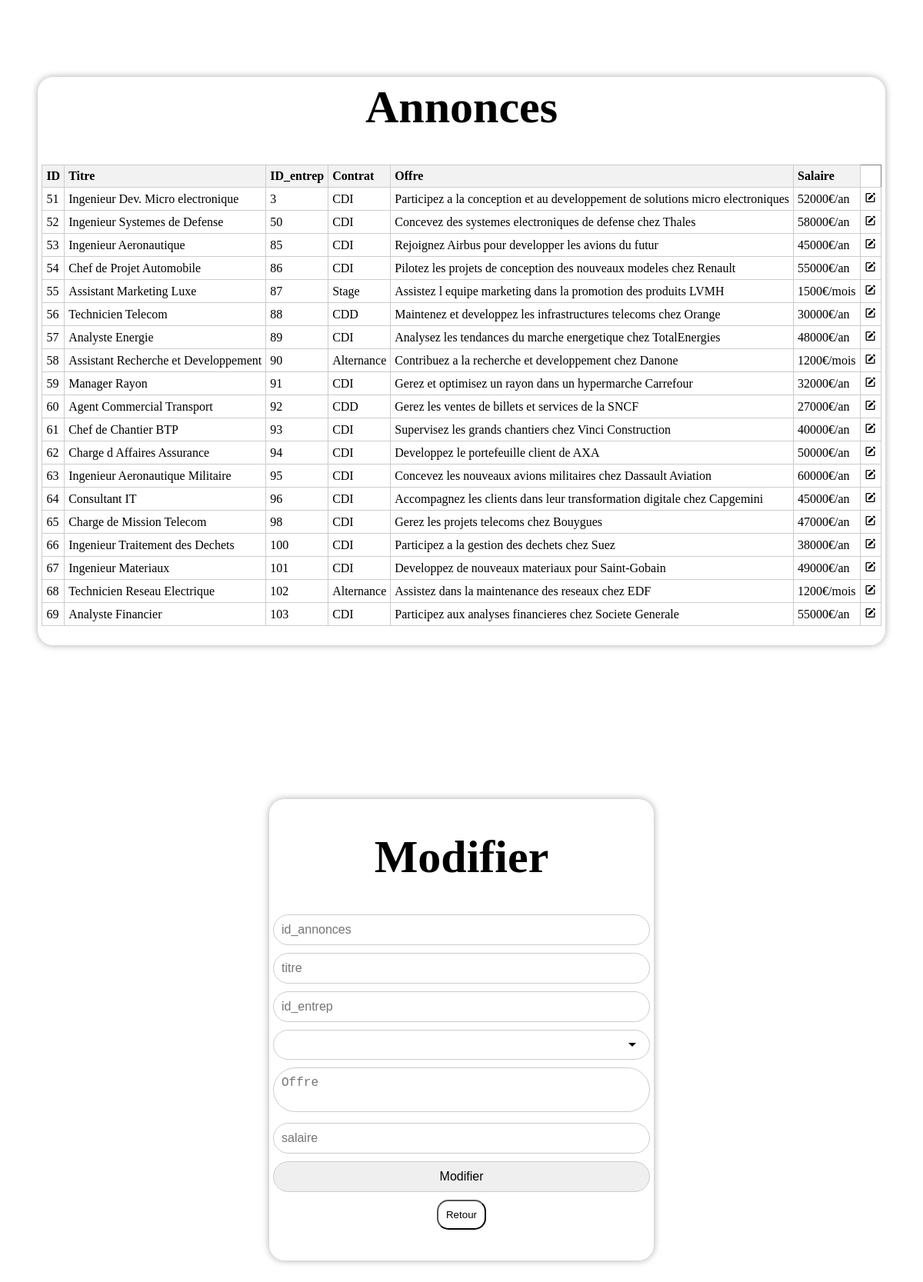
The page /admin/annonce/annoncemodif.php on the database its author committed.
### tables this page shows
CREATE TABLE `annonces` (
  `id_annonces` int NOT NULL,
  `titre` varchar(45) NOT NULL,
  `id_entrep` int NOT NULL,
  `contrat` enum('CDD','CDI','Stage','Alternance') NOT NULL,
  `offre` varchar(600) NOT NULL,
  `salaire` varchar(50) NOT NULL
);

### admin/annonce/annoncemodif.php (the view, shortened to what this page needs)
<?php
global $db;
$query = $db->prepare("SELECT * FROM annonces");
$query->execute();
$results = $query->fetchAll(PDO::FETCH_ASSOC);
?>
<!DOCTYPE html>
<html lang="en">
<head>
    <link rel="stylesheet" href="../../css/styleadmin.css">
    <link href='https://unpkg.com/boxicons@2.1.4/css/boxicons.min.css' rel='stylesheet'>
</head>
<body>
    <div class="container">
        <h1>Annonces</h1>
        <table border="1">
            <thead>
                <tr>
                    <th>ID</th>
                    <th>Titre</th>
                    <th>ID_entrep</th>
                    <th>Contrat</th>
                    <th>Offre</th>
                    <th>Salaire</th>
                </tr>
            </thead>
            <tbody>
                <?php
                foreach ($results as $row): ?>
                    <tr>
                        <td><?php echo htmlspecialchars($row['id_annonces']); ?></td>
                        <td><?php echo htmlspecialchars($row['titre']); ?></td>
                        <td><?php echo htmlspecialchars($row['id_entrep']); ?></td>
                        <td><?php echo htmlspecialchars($row['contrat']); ?></td>
                        <td><?php echo htmlspecialchars($row['offre']); ?></td>
                        <td><?php echo htmlspecialchars($row['salaire']); ?></td>
                        <td>
                            <i class='bx bxs-edit' onclick="storeIda(
                                            <?php echo htmlspecialchars($row['id_annonces']); ?>,
                                            '<?php echo htmlspecialchars($row['titre']); ?>',
                                            '<?php echo htmlspecialchars($row['id_entrep']); ?>',
                                            '<?php echo htmlspecialchars($row['contrat']); ?>',
                                            '<?php echo htmlspecialchars($row['offre']); ?>',
                                            '<?php echo htmlspecialchars($row['salaire']); ?>'
                                        );
                                        window.location.href='annoncemodif.php'">
                            </i>
                        </td>
                    </tr>
                <?php endforeach; ?>
            </tbody>
        </table>
    </div>
    <div class="container">
        <div class="modif">
            <h1>Modifier</h1>
            <form method="POST">
                <input type="text" name="id_annonces" id="id_annonces" placeholder="id_annonces" readonly
                    required><br />
                <input type="text" name="titre" id="titre" placeholder="titre" required><br />
                <input type="text" name="id_entrep" id="id_entrep" placeholder="id_entrep" required><br />
                <select name="contrat" id="contrat">
                </select>
                <textarea name="offre" id="offre" placeholder="Offre" maxlength="500"></textarea>
                <input type="text" name="salaire" id="salaire" placeholder="salaire" required><br />
                <input type="submit" name="send" id="send" value="Modifier">
            </form>
            <center><button onclick="window.location.href='../admin.php';">Retour</button></center>
        </div>
    </div>
</body>
</html>

### css/styleadmin.css (style rules this page uses)
* { margin: 0; padding: 0; box-sizing: border-box; }
body { max-width: 100%; }
.container { margin: 100px auto; padding: 5px; border-radius: 20px; display: flex; align-items: center; justify-content: center; flex-direction: column; width: 500px; height: 600px; background-color: white; box-shadow: 0 0px 10px darkgray; }
.container h1 { font-size: 60px; margin-bottom: 40px; }
.container input, .container select, .container textarea { padding: 10px; border-radius: 30px; margin-bottom: 10px; width: 100%; transition: 0.5s; border: 1px solid #ccc; outline: none; font-size: 16px; }
.container input[type='submit'] { cursor: pointer; }
.container button { background: none; padding: 10px; border-radius: 15px; cursor: pointer; transition: 0.5s; }
.container form { text-align: center; }
.container select { appearance: none; -webkit-appearance: none; -moz-appearance: none; background-color: white; cursor: pointer; background-repeat: no-repeat; background-position: right 10px center; padding-right: 30px; }
.container textarea { appearance: none; -webkit-appearance: none; -moz-appearance: none; background-color: white; resize: none; overflow: hidden; }
table { width: 100%; border-collapse: collapse; margin-bottom: 20px; }
th, td { border: 1px solid #ccc; padding: 5px; text-align: left; }
th { background-color: #f2f2f2; }
.modif h1 { text-align: center; }
body { display: flex; flex-direction: row; }
.container:has(table) { width: auto; height: auto; }
@media (max-width: 1200px) { body { flex-direction: column; align-items: center; } }

### rows shown on the page
annonces: id_annonces "51", titre "Ingenieur Dev. Micro electronique", id_entrep "3", contrat "CDI", offre "Participez a la conception et au developpement de solutions micro electroniques", salaire "52000€/an"
annonces: id_annonces "52", titre "Ingenieur Systemes de Defense", id_entrep "50", contrat "CDI", offre "Concevez des systemes electroniques de defense chez Thales", salaire "58000€/an"
annonces: id_annonces "53", titre "Ingenieur Aeronautique", id_entrep "85", contrat "CDI", offre "Rejoignez Airbus pour developper les avions du futur", salaire "45000€/an"
annonces: id_annonces "54", titre "Chef de Projet Automobile", id_entrep "86", contrat "CDI", offre "Pilotez les projets de conception des nouveaux modeles chez Renault", salaire "55000€/an"
annonces: id_annonces "55", titre "Assistant Marketing Luxe", id_entrep "87", contrat "Stage", offre "Assistez l equipe marketing dans la promotion des produits LVMH", salaire "1500€/mois"
annonces: id_annonces "56", titre "Technicien Telecom", id_entrep "88", contrat "CDD", offre "Maintenez et developpez les infrastructures telecoms chez Orange", salaire "30000€/an"
annonces: id_annonces "57", titre "Analyste Energie", id_entrep "89", contrat "CDI", offre "Analysez les tendances du marche energetique chez TotalEnergies", salaire "48000€/an"
annonces: id_annonces "58", titre "Assistant Recherche et Developpement", id_entrep "90", contrat "Alternance", offre "Contribuez a la recherche et developpement chez Danone", salaire "1200€/mois"
annonces: id_annonces "59", titre "Manager Rayon", id_entrep "91", contrat "CDI", offre "Gerez et optimisez un rayon dans un hypermarche Carrefour", salaire "32000€/an"
annonces: id_annonces "60", titre "Agent Commercial Transport", id_entrep "92", contrat "CDD", offre "Gerez les ventes de billets et services de la SNCF", salaire "27000€/an"
annonces: id_annonces "61", titre "Chef de Chantier BTP", id_entrep "93", contrat "CDI", offre "Supervisez les grands chantiers chez Vinci Construction", salaire "40000€/an"
annonces: id_annonces "62", titre "Charge d Affaires Assurance", id_entrep "94", contrat "CDI", offre "Developpez le portefeuille client de AXA", salaire "50000€/an"
annonces: id_annonces "63", titre "Ingenieur Aeronautique Militaire", id_entrep "95", contrat "CDI", offre "Concevez les nouveaux avions militaires chez Dassault Aviation", salaire "60000€/an"
annonces: id_annonces "64", titre "Consultant IT", id_entrep "96", contrat "CDI", offre "Accompagnez les clients dans leur transformation digitale chez Capgemini", salaire "45000€/an"
annonces: id_annonces "65", titre "Charge de Mission Telecom", id_entrep "98", contrat "CDI", offre "Gerez les projets telecoms chez Bouygues", salaire "47000€/an"
annonces: id_annonces "66", titre "Ingenieur Traitement des Dechets", id_entrep "100", contrat "CDI", offre "Participez a la gestion des dechets chez Suez", salaire "38000€/an"
annonces: id_annonces "67", titre "Ingenieur Materiaux", id_entrep "101", contrat "CDI", offre "Developpez de nouveaux materiaux pour Saint-Gobain", salaire "49000€/an"
annonces: id_annonces "68", titre "Technicien Reseau Electrique", id_entrep "102", contrat "Alternance", offre "Assistez dans la maintenance des reseaux chez EDF", salaire "1200€/mois"
annonces: id_annonces "69", titre "Analyste Financier", id_entrep "103", contrat "CDI", offre "Participez aux analyses financieres chez Societe Generale", salaire "55000€/an"
